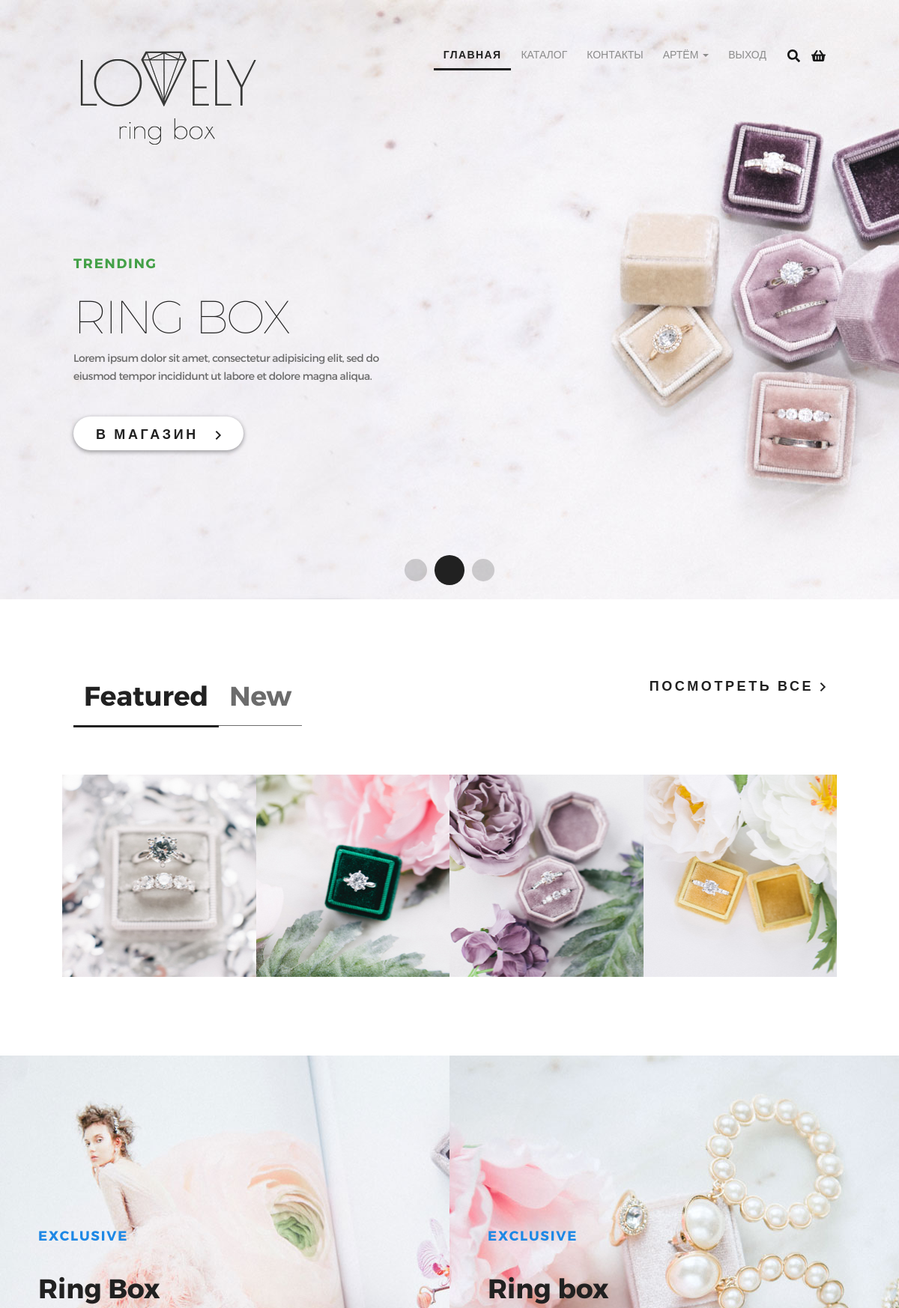
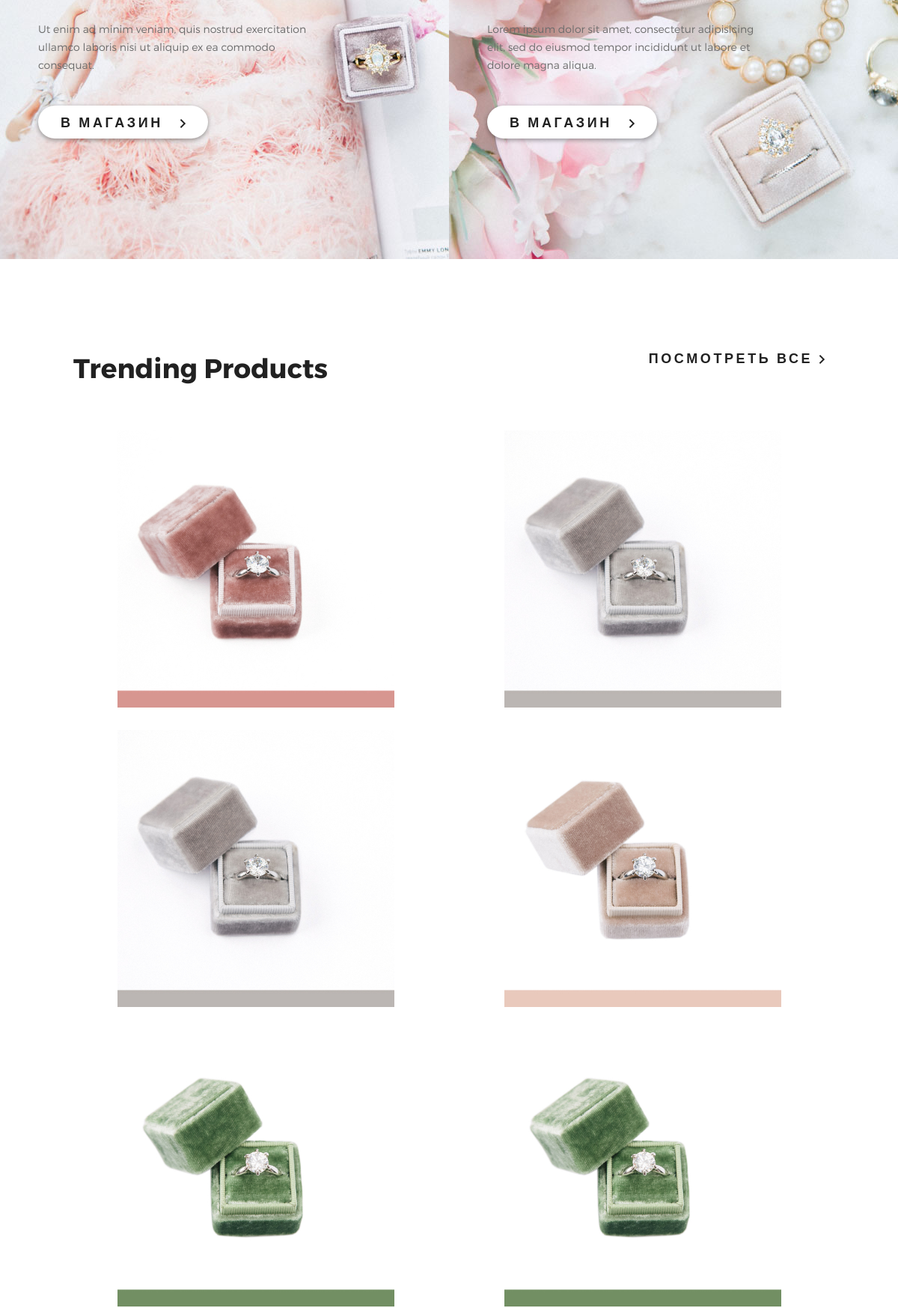
The page / (signed in, upper part) on the database its author committed (2 pictures, top to bottom).
### authapp/models.py (models this page shows, shortened)
class ShopUser(AbstractUser):
    avatar = models.ImageField(upload_to='users_avatar',
                               blank=True)
    age = models.PositiveIntegerField(verbose_name='возраст', default=18)
    activation_key = models.CharField(verbose_name='ключ подтверждения',
                                      max_length=128,
                                      blank=True)
    activation_key_expires = models.DateTimeField(verbose_name='актуальность ключа',
                                                  default=(now() + timedelta(hours=48)))

### mainapp/models.py (models this page shows, shortened)
class Product(models.Model):
    category = models.ForeignKey(ProductCategory, on_delete=models.CASCADE)
    name = models.CharField(verbose_name='имя продукта', max_length=128)
    image = models.ImageField(upload_to='product_images', blank=True)
    short_desc = models.CharField(verbose_name='краткое описание продукта', max_length=60, blank=True)
    description = models.TextField(verbose_name='описание продукта', blank=True)
    price = models.DecimalField(verbose_name='цена продукта', max_digits=8, decimal_places=2, default=0)
    quantity = models.PositiveIntegerField(verbose_name='количество на складе', default=0)
    is_active = models.BooleanField(verbose_name='активность', default=True)

### mainapp/views.py (the view)
# urls.py: re_path(r'^$', adminapp.ShopUserListView.as_view(), name='index'),
def index(request):
    products = get_products()[:6]  # берем из кешированных продуктов
    context = {
        'page_title': 'главная',
        'products': products,
    }
    return render(request, 'mainapp/index.html', context)

### mainapp/context_processors.py (called while the page is built)
def basket(request):
    print('context processor basket works')
    basket = []
    if request.user.is_authenticated:
        basket = request.user.basket.select_related()
    return {
        'basket': basket,
    }

### mainapp/views.py (called while the page is built)
def get_products():
    if settings.LOW_CACHE:
        key = 'products'
        products = cache.get(key)
        if products is None:
            products = Product.objects.filter(is_active=True, category__is_active=True).select_related('category')
            cache.set(key, products)
        return products
    else:
        return Product.objects.filter(is_active=True, category__is_active=True).select_related('category')

### mainapp/templates/mainapp/index.html (shortened to what this page needs)
{% extends 'mainapp/base.html' %}
{% load static %}
{% block container %}
    <div class="slider padding_site">
        {% include 'mainapp/includes/inc__main_menu.html' %}
        <div class="slider__text">
            <p class="slider__text_top">TRENDING</p>
            <h2 class="slider__h2">Ring box</h2>
            <p class="slider__text_info">Lorem ipsum dolor sit amet, consectetur adipisicing elit, sed do eiusmod
            tempor incididunt ut labore et dolore magna aliqua.
            </p>
            <a href="{% url 'main:category' 0 %}" class="button">В магазин<img class="arrow"
                                                                               src="{% static 'images/arrow.png' %}"
                                                                               alt="arrow"></a>
        </div>
        <div class="slider__paginatiom">
            <a href="" class="slider__circle"></a>
            <a href="" class="slider__circle slider__circle_active"></a>
            <a href="" class="slider__circle"></a>
        </div>
    </div>
    <div class="shop__product padding_site">
        <div class="shop__product_menu">
            <ul class="shop__menu">
                <li><a href="#" class="shop__menulink shop__menulink_active">Featured</a></li>
                <li><a href="#" class="shop__menulink">New</a></li>
            </ul>
            <a href="{% url 'main:category' 0 %}" class="shop__product_explore">посмотреть все <img
                    src="{% static 'images/arrow.png' %}" alt="arrow"></a>
        </div>
        <div class="shop__product_image">
            <div class="product__content" style="background-image: url({% static 'images/product-1_172.jpg' %})">
                <div class="product__box">
                </div>
            </div>
            <div class="product__content" style="background-image: url({% static 'images/product-2.jpg' %})">
                <div class="product__box">
                </div>
            </div>
            <div class="product__content" style="background-image: url({% static 'images/product-3.jpg' %})">
                <div class="product__box">
                </div>
            </div>
            <div class="product__content" style="background-image: url({% static 'images/product-4.jpg' %})">
                <div class="product__box">
                </div>
            </div>
        </div>
    </div>
    <div class="two__product">
        <div class="product__one">
            <div class="two__product_text">
                <p class="product__text_top">exclusive</p>
                <h2 class="product__h2">Ring Box</h2>
                <p class="product__text_info">Ut enim ad minim veniam, quis nostrud exercitation ullamco laboris nisi ut aliquip ex ea commodo consequat.</p>
                <a href="{% url 'main:category' 0 %}" class="button">В магазин<img class="arrow"
                                                                                   src="{% static 'images/arrow.png' %}"
                                                                                   alt="arrow"></a>
            </div>
        </div>
        <div class="product__two">
            <div class="two__product_text">
                <p class="product__text_top">exclusive</p>
                <h2 class="product__h2">Ring box</h2>
                <p class="product__text_info">Lorem ipsum dolor sit amet, consectetur adipisicing elit, sed do eiusmod
                tempor incididunt ut labore et dolore magna aliqua.</p>
                <a href="{% url 'main:category' 0 %}" class="button">В магазин<img class="arrow"
                                                                                   src="{% static 'images/arrow.png' %}"
                                                                                   alt="arrow"></a>
            </div>
        </div>
    </div>
    <div class="mini__picture padding_site">
        <div class="mini__picture_menu">
            <p class="mibi__pecture_text">Trending Products</p>
            <a href="{% url 'main:category' 0 %}" class="shop__product_explore"> посмотреть все <img
                    src="{% static 'images/arrow.png' %}" alt="arrow"></a>
        </div>
        <div class="mini__pictures_pictures">
            {% for product in products %}
            <a href="{% url 'main:product' product.pk %}">
                <img class="mini__pictures_item" src="/media/{{ product.image }}" alt="{{ product.short_desc }}">
            </a>
            {% endfor %}
        </div>
    </div>
{% endblock %}

### mainapp/templates/mainapp/includes/inc__main_menu.html (shortened to what this page needs)
{% load static %}
<div class="header">
    <a href="{% url 'main:index' %}"><img src="{% static 'images/228.png' %}" alt="logo"></a>
    <ul class="menu">
        <li>
            <a href="{% url 'main:index' %}"
               class="menu__link {% if request.resolver_match.url_name == 'index' %} menu__link_active {% endif %}">
                Главная
            </a>
        </li>
        <li>
            <a href="{% url 'main:category' 0 %}"
               class="menu__link ">
                Каталог
            </a>
        </li>
        <li>
            <a href="{% url 'main:contact' %}"
               class="menu__link {% if request.resolver_match.url_name == 'contact' %} menu__link_active {% endif %}">
                Контакты
            </a>
        </li>
        {% if user.is_authenticated %}
            <li>
                <div class="dropdown">
                    <a href="" class="dropdown-toggle menu__link" data-toggle="dropdown">
                        {{ user.first_name|default:'Пользователь' }}
                        <span class="caret"></span>
                    </a>
                </div>
            </li>
        {% endif %}
        <li>
            {% if user.is_authenticated %}
                <a href="{% url 'authapp:logout' %}" class="menu__link">
                    выход
                </a>
            {% else %}
                <a href="{% url 'authapp:login' %}" class="menu__link">
                    вход
                </a>
            {% endif %}
        </li>
        <li>
            <a href="#"><img class="menu_search_img" src="{% static 'images/search-solid.svg' %}" alt=""></a>
        </li>
        <li>
            <a href="{% url 'basket:index' %}" style="text-decoration:none;">
                <img class="menu_search_img" src="{% static 'images/shopping-basket-solid.svg' %}" alt="basket">
            </a>
        </li>
    </ul>
</div>

### static/css/style.css (style rules this page uses)
* { margin: 0; padding: 0; }
body { font-family: 'Montserrat', sans-serif; }
.slider { height: 800px; background-image: url(/static/images/slider-img_201.jpg); display: flex; flex-direction: column; justify-content: space-between; padding-top: 63px; padding-bottom: 19px; box-sizing: border-box; }
.padding_site { padding-left: 98px; padding-right: 98px; }
.header { display: flex; justify-content: space-between; align-content: center; }
.menu { display: flex; list-style-type: none; }
.slider__text { width: 458px; }
.slider__circle { display: block; width: 30px; height: 30px; border-radius: 50%; background-color: #212121; opacity: 0.2; margin-left: 5px; margin-right: 5px; }
.slider__paginatiom { display: flex; justify-content: center; align-items: center; }
.slider__circle_active { width: 40px; height: 40px; opacity: 1; }
.menu__link { padding: 10px 13px; color: #8c8c8c; font-size: 14px; font-weight: 300; text-transform: uppercase; text-decoration: none; }
.slider__text_top { color: #43a047; font-size: 18px; font-weight: 700; text-transform: uppercase; letter-spacing: 1.8px; }
.slider__h2 { color: #212121; font-size: 62px; font-weight: 100; text-transform: uppercase; letter-spacing: -3px; line-height: 72px; }
.slider__text_info { color: #6c6c6c; font-size: 14px; font-weight: 400; line-height: 24px; letter-spacing: -0.5px; }
.button { color: #212121; font-size: 18px; font-weight: 700; text-transform: uppercase; letter-spacing: 3.6px; box-shadow: 0 2px 5px 1px rgba(33, 33, 33, 0.35); border-radius: 23px; background-color: #ffffff; text-decoration: none; padding: 10px 30px; display: inline-block; margin-top: 32px; }
.menu__link_active { color: #212121; font-weight: 700; letter-spacing: 1.4px; border-bottom: 3px solid #212121; }
.shop__menulink { color: #6c6c6c; font-size: 36px; font-weight: 700; text-decoration: none; border-bottom: 1px solid #6c6c6c; padding: 19px 14px; }
.shop__menulink_active { color: #212121; font-size: 36px; font-weight: 700; text-decoration: none; border-bottom: 3px solid #212121; }
.shop__menu { list-style-type: none; display: flex; }
.shop__product_explore { display: block; color: #212121; font-size: 18px; font-weight: 700; text-transform: uppercase; letter-spacing: 3.6px; text-decoration: none }
.shop__product_menu { display: flex; justify-content: space-between; align-content: center; }
.shop__product { height: 609px; display: flex; flex-direction: column; justify-content: space-between; box-sizing: border-box; padding-top: 102px; padding-bottom: 120px; }
.shop__product_image { display: flex; justify-content: space-around; margin: -15px; }
.product__one { height: 683px; width: 683px; display: flex; flex-direction: column; justify-content: space-between; box-sizing: border-box; padding-top: 228px; padding-left: 51px; line-height: 24.04px; background-image: url(/static/images/promo-img1.jpg) }
.product__two { height: 683px; width: 683px; display: flex; flex-direction: column; justify-content: space-between; box-sizing: border-box; padding-top: 228px; padding-left: 51px; line-height: 24.04px; background-image: url(/static/images/promo-img.jpg) }
.two__product { height: 683px; justify-content: space-around; box-sizing: border-box; display: flex }
.product__text_top { color: #1e88e5; font-size: 18px; font-weight: 700; text-transform: uppercase; letter-spacing: 1.8px; }
.product__h2 { color: #212121; font-size: 36px; font-weight: 700; padding-bottom: 24px; padding-top: 18px; }
.product__text_info { color: #6c6c6c; font-size: 14px; font-weight: 300; }
.two__product_text { width: 374px; }
.mibi__pecture_text { color: #212121; font-size: 36px; font-weight: 700; display: flex; }
.mini__picture { min-height: 1108px; display: flex; flex-direction: column; justify-content: space-between; box-sizing: border-box; padding-top: 119px; padding-bottom: 120px; }
.mini__picture_menu { display: flex; justify-content: space-between; align-content: center; margin-bottom: 64px; }
.mini__pictures_pictures { display: flex; flex-wrap: wrap; margin: -15px; justify-content: space-around; }
.mini__pictures_item { margin-bottom: 30px; width: 370px; }
.arrow { padding-left: 22px; }
.product__content { width: 270px; height: 270px; }
.product__box { display: flex; justify-content: space-between; flex-wrap: wrap; height: 270px; }
.menu_search_img { height: 17px; padding-left: 15px; opacity: 0.9; }

### rows shown on the page
ShopUser: first_name "АРТЁМ"
Product: image (picture)
Product: image (picture)
Product: image (picture)
Product: image (picture)
Product: image (picture)
Product: image (picture)
